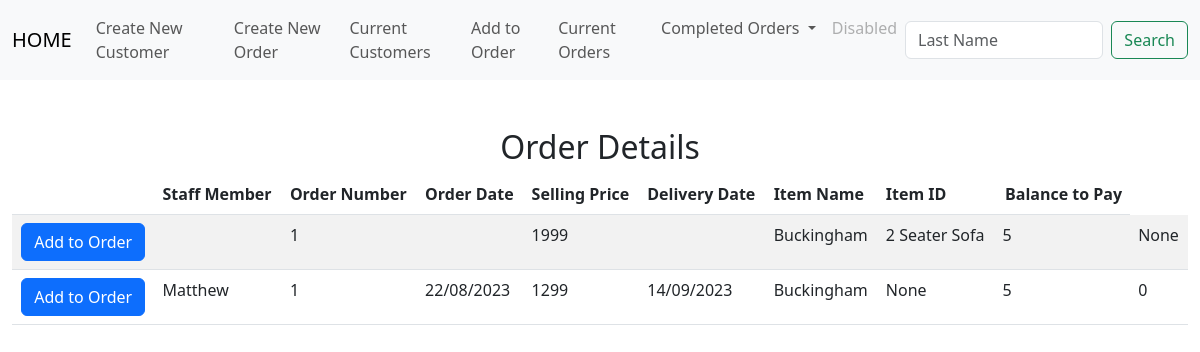
The page /list_of_orders on the database its author committed.
### tables this page shows
CREATE TABLE orders(order_id INTEGER PRIMARY KEY AUTOINCREMENT NOT NULL,  cust_id INTEGER, order_no INTEGER, item_id INTEGER, staff_member TEXT, order_date DATETIME, customer_last_name TEXT, completion TEXT, delivery_date DATETIME, item_name TEXT, item_description TEXT, colour_finish TEXT, width INTEGER, depth INTEGER, height INTEGER, extra_details TEXT, selling_price DECIMAL, del_col_take TEXT , quantity INTEGER, balance DECIMAL, deposit DECIMAL);

### app.py (the view)
@app.route("/list_of_orders", methods=["GET", "POST"])
def list_of_orders():
    if request.method == "POST":
        order_no = request.form.get("order_no")
        return render_template("stock_list.html", order_no = order_no)
    else:
        ord_detail=db.execute("select * from orders;")
        return render_template("list_of_orders.html", ord_detail = ord_detail)

### app.py (called while the page is built)
@app.after_request
def after_request(response):
    response.headers["Cache-Control"] = "no-cache, no-store, must-revalidate"
    response.headers["Expires"] = 0
    response.headers["Pragma"] = "no-cache"
    return response

### templates/list_of_orders.html (shortened to what this page needs)
{% extends "layout.html" %}
{% block main %}
<div class="section">
    <h2>Order Details</h2>
    <table class="table table-striped">
        <thead>
            <tr>
                <th></th>
                <th class="text-start">Staff Member</th>
                <th class="text-start">Order Number</th>
                <th class="text-start">Order Date</th>
                <th class="text-start">Selling Price</th>
                <th class="text-start">Delivery Date</th>
                <th class="text-start">Item Name</th>
                <th class="text-start">Item ID</th>
                <th class="text-end">Balance to Pay</th>
            </tr>
        </thead>
        <tbody>
            {% for row in ord_detail %}
            <tr>
                <form action="/list_of_orders" method="post">
                    <td><input type="hidden" name="order_no" VALUE="{{ row['order_no'] }}"><button class="btn btn-primary" type="submit">Add to Order</button></td>
                </form>
                <td class="text-start">{{ row["staff_member"] }}</td>
                <td class="text-start">{{ row["order_no"] }}</td>
                <td class="text-start">{{ row["order_date"] }}</td>
                <td class="text-start">{{ row["selling_price"] }}</td>
                <td class="text-start">{{ row["delivery_date"] }}</td>
                <td class="text-start">{{ row["item_name"] }}</td>
                <td class="text-start">{{ row["item_description"] }}</td>
                <td class="text-start">{{ row["item_id"] }}</td>
                <td class="text-start">{{ row["balance"] }}</td>
                </tr>
            {% endfor %}
        </tbody>
    </div>
{% endblock %}

### rows shown on the page
orders: order_no "1", selling_price "1999", item_name "Buckingham", item_description "2 Seater Sofa", item_id "5", balance "None"
orders: staff_member "Matthew", order_no "1", order_date "22/08/2023", selling_price "1299", delivery_date "14/09/2023", item_name "Buckingham", item_description "None", item_id "5", balance "0"
